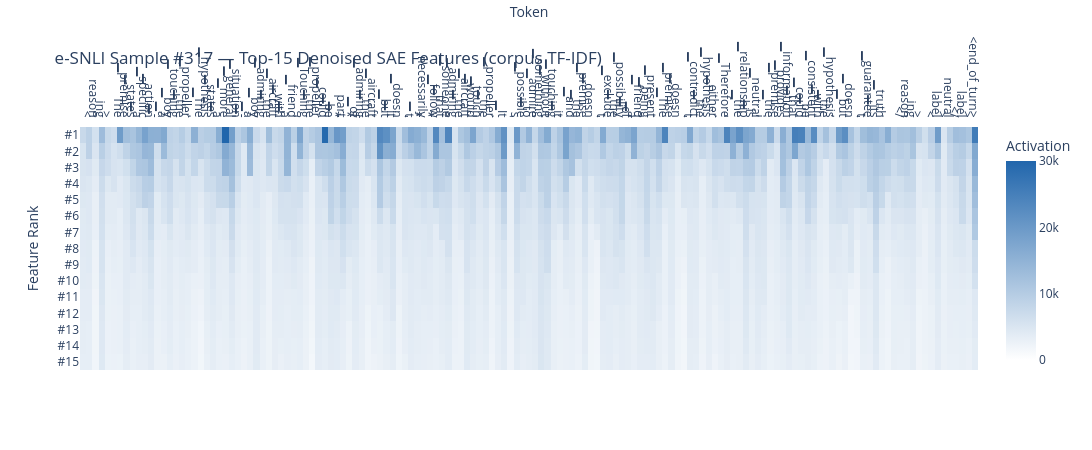

The code cell stored with this chart in its notebook:
### Markdown cell above
## Top-K locally-denoised feature heatmap

### Code cell
top_values, top_indices = top_k_features_per_token(locally_denoised_acts, k=TOP_K)

fig = plot_per_token_topk_heatmap(
    top_values,
    top_indices,
    tokens=tokens,
    title=f"e-SNLI Sample #{sample_idx} — Top-{TOP_K} Denoised SAE Features (corpus TF-IDF)",
)
fig.show()

### Figure 1 — Plotly figure (JSON) as saved in the notebook; plotly's stock layout.template omitted (floating-point values rounded to 4 significant figures; data arrays with more than 128 entries replaced by an {"elided": "..."} marker saying what was removed)
{"data": [{"colorbar": {"title": {"text": "Activation"}}, "colorscale": [[0, "rgb(255,255,255)"], [1, "rgb(33,102,172)"]], "hoverinfo": "text", "text": {"elided": "15x145 str values"}, "type": "heatmap", "x": {"elided": "145 int values"}, "y": ["#1", "#2", "#3", "#4", "#5", "#6", "#7", "#8", "#9", "#10", "#11", "#12", "#13", "#14", "#15"], "z": {"elided": "15x145 float values"}, "zmax": 30000.0, "zmin": 0}], "layout": {"height": 450, "title": {"text": "e-SNLI Sample #317 — Top-15 Denoised SAE Features (corpus TF-IDF)"}, "width": 3100, "xaxis": {"side": "top", "ticktext": {"elided": "145 str values"}, "tickvals": {"elided": "145 int values"}, "title": {"text": "Token"}}, "yaxis": {"autorange": "reversed", "title": {"text": "Feature Rank"}, "type": "category"}}}
